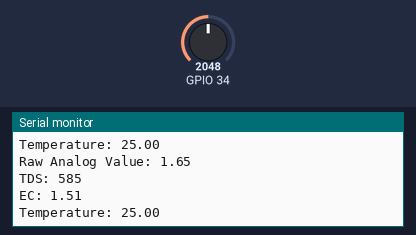
A sketch run on a simulated ESP32. Shown: the last lines printed to the serial monitor. Inputs (shaded band) come from the test bench; at power-on: GPIO 34 = 2048 (analog values on the 0–4095 scale).

Above: at 1.8 s.
1.9 s: GPIO 34 set to 2866
At 2.7 s:
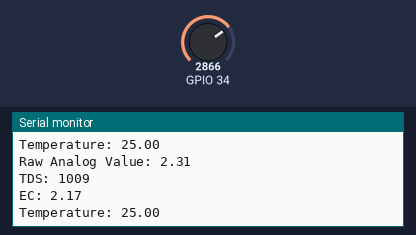
3.4 s: GPIO 34 set to 3603
At 4.8 s:
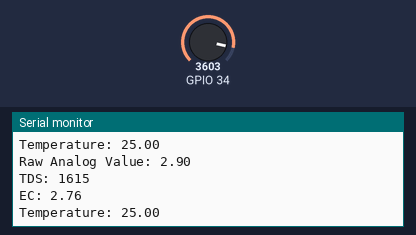
Timing chart, 0 to 6.4 s (numbered marks = the images above; inputs shaded):
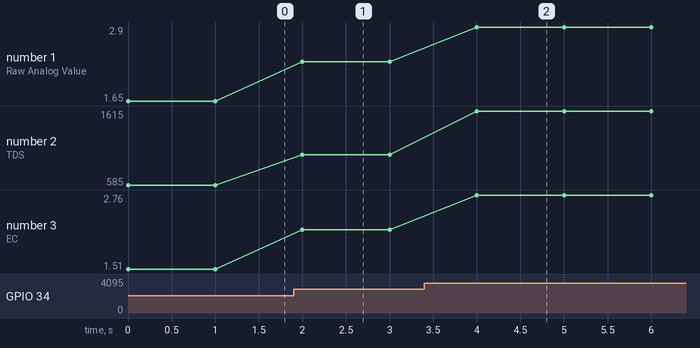

Measured:
- after the input at 1.9 s, the serial monitor: prints a new line after 0.10 s (image 1)
- after the input at 3.4 s, the serial monitor: prints a new line after 0.60 s (image 2)
- plotted number 1: 1.65 → 2.31 after the input at 1.9 s, 2.31 → 2.9 after the input at 3.4 s
- plotted number 2: 585 → 1009 after the input at 1.9 s, 1009 → 1615 after the input at 3.4 s
- plotted number 3: 1.51 → 2.17 after the input at 1.9 s, 2.17 → 2.76 after the input at 3.4 s

The sketch:

TDS_test.ino
```cpp
namespace pin {
    const byte tds_sensor = 34; // Adjust this pin as per ESP32 wiring
}

namespace device {
    const float aref = 3.3;  // ESP32 uses 3.3V as reference voltage
}

namespace sensor {
    float ec = 0;
    unsigned int tds = 0;
    const float ecCalibration = 1.0;  // Static calibration factor
    const float offset = 0.14;  // Static offset value
    const float temperature = 25.0; // Default temperature for compensation
}

// Function to apply temperature compensation
float applyTemperatureCompensation(float ec, float temp) {
    float tempCoefficient = 1.0 + 0.02 * (temp - 25.0); // Adjusts EC for temperature variations
    return ec / tempCoefficient;
}

void setup() {
    Serial.begin(115200);
    pinMode(pin::tds_sensor,INPUT);
    analogSetAttenuation(ADC_0db); // 0dB = 0-1.1V range, change if required
    analogReadResolution(12); // ESP32 supports 12-bit ADC (0-4095)
}

void loop() {

    // Read analog sensor value and convert to voltage
    float rawEc = analogRead(pin::tds_sensor) * device::aref / 4095.0; // ESP32 uses 12-bit ADC

    // Debugging: Print the raw analog value
    Serial.print(F("Raw Analog Value: "));
    Serial.println(rawEc);

    // Apply calibration and offset compensation
    sensor::ec = (rawEc * sensor::ecCalibration) - sensor::offset;

    // Ensure EC is not negative
    if (sensor::ec < 0) sensor::ec = 0;

    // Apply temperature compensation
    sensor::ec = applyTemperatureCompensation(sensor::ec, sensor::temperature);

    // Convert EC to TDS using the cubic equation
    sensor::tds = (133.42 * pow(sensor::ec, 3) - 255.86 * sensor::ec * sensor::ec + 857.39 * sensor::ec) * 0.5;

    // Debugging: Print the TDS and EC values
    Serial.print(F("TDS: "));
    Serial.println(sensor::tds);
    Serial.print(F("EC: "));
    Serial.println(sensor::ec, 2);
    Serial.print(F("Temperature: "));
    Serial.println(sensor::temperature);

    delay(1000);
}
```
